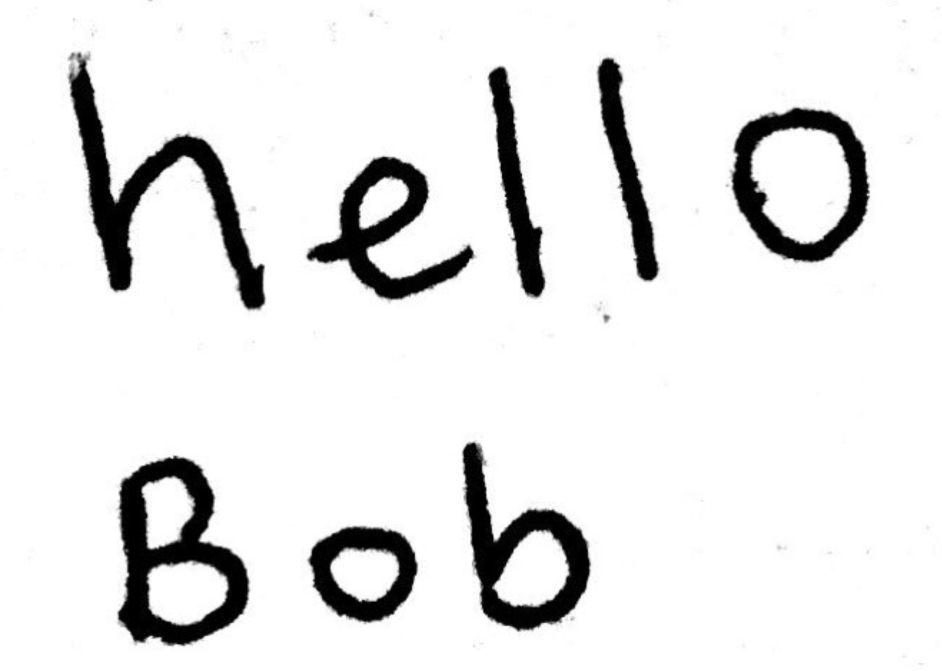
#> input picture Final Stuff copy/helloBob.png, 1884 x 1342 px, found by its file name (shown at 1/2 size)
$ python 'TP_openCV copy.py'   (older library calls are emulated)
#> lines starting #> are read from the running program, lines starting #| are printed output that depends on the picture; after the words box and inside, x2 and y2 are one past the last pixel; in counts of white or black regions, pixels touching at a corner belong together
from PIL import Image
import numpy as np
import pandas as pd
import pickle

############################################################################################
# plan:
#   √  get rid of all starting rows with only 1s
#   √  go through every row and look for a row with all 1s (after clearing all starting rows)
#   √  split all prev rows (with 0s) into a different array
#   √  keep repeating these steps until you isolate every line
#
#   √  get rid of all starting cols with only 1s
#   √  go through every col and look for a col with all 1s (after clearing all starting cols)
#   √  split all prev cols (with 0s) into a different array
#   √  keep repeating these steps until you isolate every letter
#   resize and fix letters to match with training set of neural net
#   feed the letters (in order into the neural net)
#
# To figure out later: how to make the letters straight
#                      how to clean up the image (no stray/grey marks and make greyscale)
#                        --> This is only really needed for people who just want a cleaner image returned
############################################################################################
#tutorial for image processing here (tells how to open images with PIL): https://note.nkmk.me/en/python-numpy-image-processing/

'''
#gets rid of transparency values (takes a really long time and is (maybe0 not really needed)
nonTransparent = np.array([])
count = 0
if (len(pic[0][0])) == 4:
    for row in pic:
        print("working... ",920-count)
        newRow = np.array([])
        for col in pic:
            newCol = pd.DataFrame(col)
            newCol = np.array(newCol.drop(newCol.columns[-1],axis=1))
            #for rgb in col:
                #np.append(newCol, rgb[:-1])
            np.append(newRow, newCol)
        np.append(nonTransparent, newRow)
        count+=1
pic = nonTransparent

#to clean up:
#keep going through lists until you hit a list made of ints
#then go through every int and if the avg of the ints in that list is not less than 130(about 255/2),
# make all the elem in the list = 255 otherwise, make all elem 0

#cleanedPic = Image.fromarray(pic.astype(np.uint8))
#cleanedPic.save('abc2.png')
'''
#this makes the image into a 2d Array of 1s and 0s where 1 is a white space and 0 is a black space
#maybe to clean up the image, convert to binary like this and then convert back to rgb and make png
def makeBinary(pic):
    binPic = []
    for row in pic:
        ncol = []
        for col in row:
            if col[0] >= 100:
                ncol.append(1)
            else:
                ncol.append(0)
        binPic.append(ncol)
#> after the loop, binPic = 1342 items
    return np.array(binPic)
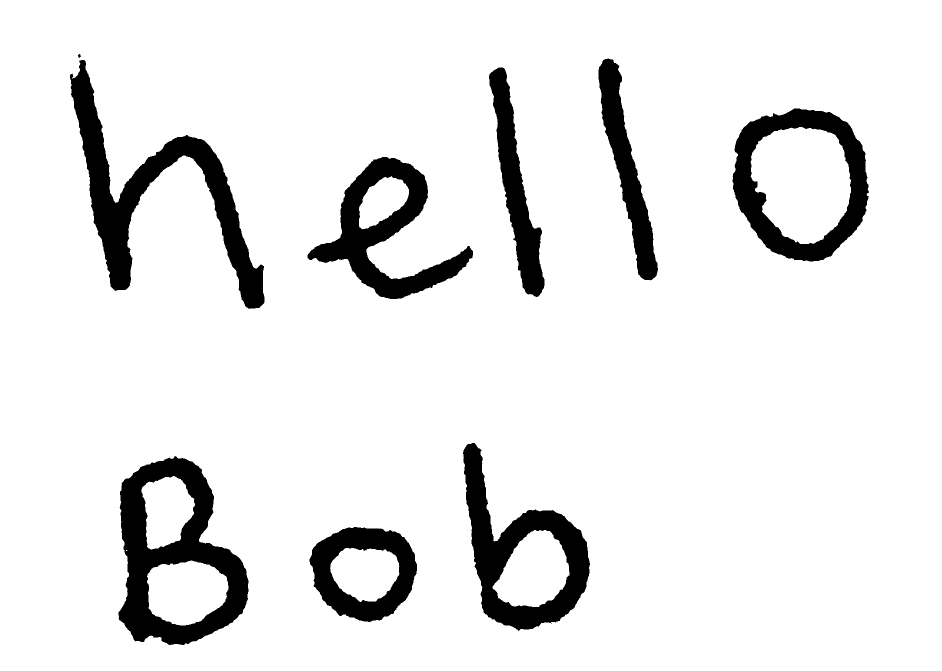
#> returned value: shape (1342, 1884) int64 (shown at 1/2 size); values 0 (black) and 1 (white), 90.8% white; 9 black regions, largest, box (x1, y1, x2, y2) and area: (237, 912, 497, 1290) 42819, (140, 120, 529, 618) 42677, (926, 886, 1180, 1262) 33053

def getRidOfEmptyStartRows(img):
    i=0
    while i < img.shape[0]:
        if 0 in img[i]:
            return img[i:]
        i+=1
#> after the loop, i = 108
    return np.array([])

#makes the height of the letter similar to the height of the training data
def resize (letter):
    resizeTo = 30
    #this is resizing the height
    toSkip = letter.shape[0]//resizeTo
    corrHeightPic = []
    i=0
    while i < letter.shape[0]:
        corrHeightPic.append(letter[i])
        i+= toSkip
    letter = np.array(corrHeightPic)
    #this is resizing the width
    i=0
    toDrop = []
    while i < letter.shape[1]:
        if i%toSkip!=0:
            toDrop.append(i)
        i+= 1
    letter = pd.DataFrame(letter)
    letter = np.array(letter.drop(letter.columns[toDrop],axis=1))
    #this is adding back the white space around each letter to make it 128 by 128
    addToLeft = (128 - letter.shape[1])//2
    left = np.ones((addToLeft, letter.shape[0]), dtype=int)
    letter = np.concatenate((left.T, letter), axis=1)
    addToRight = 128 - letter.shape[1]
    right = np.ones((addToRight, letter.shape[0]), dtype=int)
    letter = np.concatenate((letter, right.T), axis=1)

    addToTop = (128 - letter.shape[0])//2
    top = np.ones((addToTop, letter.shape[1]), dtype=int)
    letter = np.concatenate((top, letter), axis=0)
    addToBottom = 128 - letter.shape[0]
    bottom = np.ones((addToBottom, letter.shape[1]), dtype=int)
    letter = np.concatenate((letter, bottom), axis=0)
    return letter

def getRidOfEmptyStartCols(line):
    line = pd.DataFrame(line)
    i = 0
    for (name, col) in line.iteritems():
        col = np.array(col)
        if 0 in col:
            return np.array(line.drop(line.columns[range(i)],axis=1))
        i+=1
    return np.array([])

def getLettersFromLine(line, letters):
    if len(line) == 0:
        return letters
    else:
        line = pd.DataFrame(getRidOfEmptyStartCols(line))
        i = 0
        for (name, col) in line.iteritems():
            col = np.array(col)
            if 0 not in col:
                letterCols = list(range(i))
                nonLetterCols = list(range(i, len(line.columns)))
                letter = np.array(line.drop(line.columns[nonLetterCols],axis=1))
                if letter.shape[1] >= 20:
                    letters.append(resize(letter))
                newLine = line.drop(line.columns[letterCols],axis=1)
                return getLettersFromLine(np.array(newLine), letters)
            i+=1

def getLines(image, lines):
    if image.size != 0:
        image = getRidOfEmptyStartRows(image)
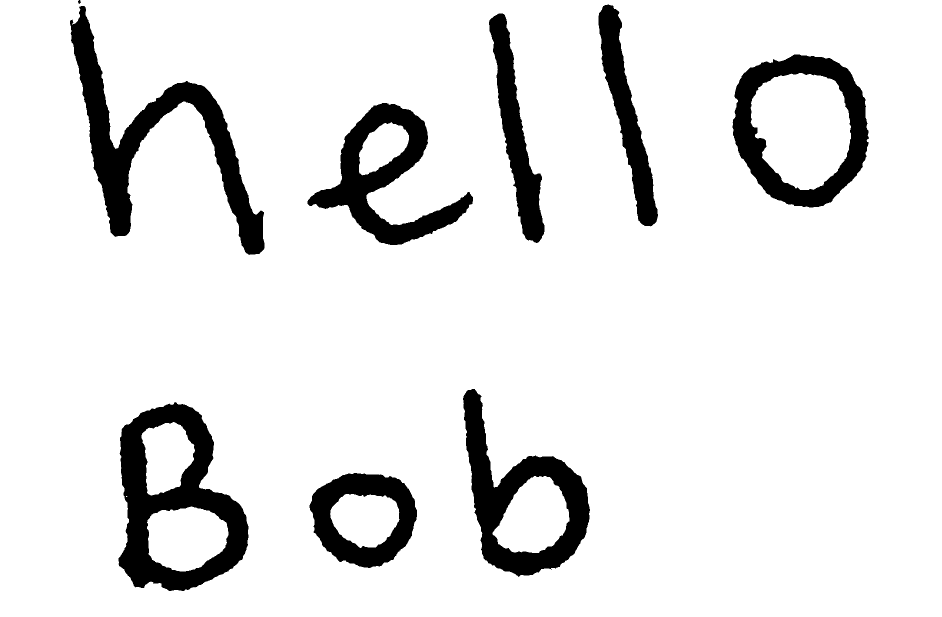
#> image: shape (1234, 1884) int64 (shown at 1/2 size); values 0 (black) and 1 (white), 90% white; 9 black regions, largest, box (x1, y1, x2, y2) and area: (237, 804, 497, 1182) 42819, (140, 12, 529, 510) 42677, (926, 778, 1180, 1154) 33053
        i = 0
        for row in image:
            if 0 not in row:
                line = image[:i]
                if line.shape[0] >= 20:
                    lines.append(line)
                restOfLines = image[i:]
                return getLines(restOfLines, lines)
            i+=1
#> this loop made 9 passes
#> i on passes 1 to 9: 1, 2, 3, 4, 5, 6, 7, 8, 126
    return lines

def flatten(arr):
    newArr = []
    for l in arr: #this is to flatten the array
        newArr.extend(l)
    return pd.DataFrame(newArr)

def getAllLetters(imageName):
    pic = np.array(Image.open(imageName), np.int)
    binPic = makeBinary(pic)
    lines = getLines(binPic, [])
    allLetters = []
    for line in lines:
        allLetters.append(getLettersFromLine(line, []))
#> this loop made 2 passes
#> pass 1, in resize, `letter = np.array(corrHeightPic)`:
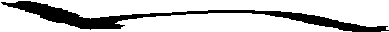
#> letter: shape (32, 389) int64; values 0 (black) and 1 (white), 78.5% white; 1 black region, box (x1, y1, x2, y2) and area: (1, 1, 389, 32) 2677
#> pass 1, in resize, `letter = np.array(letter.drop(letter.columns[toDrop],axis=1))`:
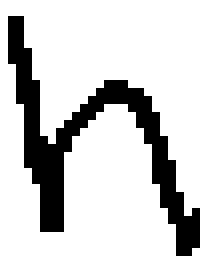
#> letter: shape (32, 25) int64 (shown 8 times larger); values 0 (black) and 1 (white), 79.5% white; black in thin lines or dots
#> pass 1, in resize, `letter = np.concatenate((left.T, letter), axis=1)`:
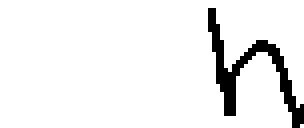
#> letter: shape (32, 76) int64 (shown 4 times larger); values 0 (black) and 1 (white), 93.3% white; black in thin lines or dots, all inside (x1, y1, x2, y2) = (52, 2, 76, 32)
#> pass 1, in resize, `letter = np.concatenate((letter, right.T), axis=1)`:
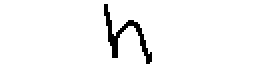
#> letter: shape (32, 128) int64 (shown 2 times larger); values 0 (black) and 1 (white), 96% white; black in thin lines or dots, all inside (x1, y1, x2, y2) = (52, 2, 76, 32)
    for l in allLetters:
        for letters in l:
            print(letters.shape)
            np.savetxt('test.csv', letters, delimiter=',')
    return allLetters

real = 'helloBob.png'
print("This code complies! :)")
getAllLetters(real)

$ run again, with Final Stuff copy/abc.png copied over Final Stuff copy/helloBob.png
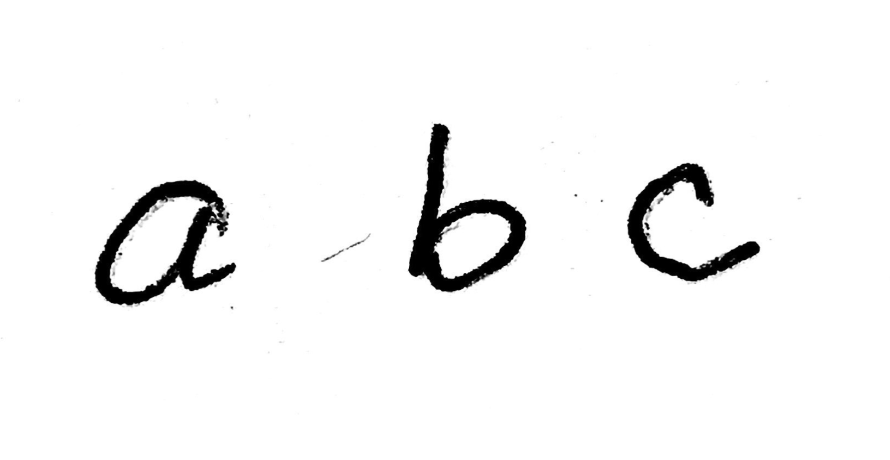
#> input picture Final Stuff copy/abc.png, 1780 x 920 px, found by its file name (shown at 1/2 size)
#> after the loop in makeBinary, `for row in pic:`: binPic = 920 items
#> in makeBinary, `return np.array(binPic)`:
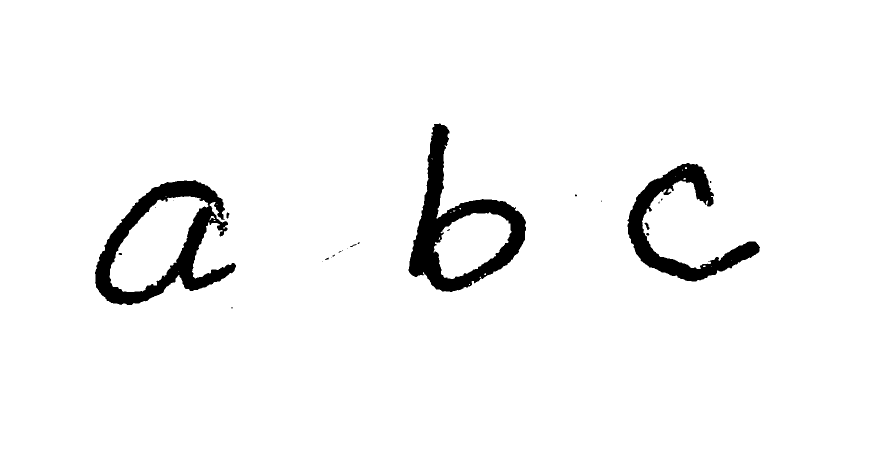
#> returned value: shape (920, 1780) int64 (shown at 1/2 size); values 0 (black) and 1 (white), 96.2% white; 25 black regions (17 under 20 px), largest, box (x1, y1, x2, y2) and area: (817, 247, 1052, 584) 23022, (190, 360, 472, 610) 22185, (1255, 326, 1520, 563) 16137
#> after the loop in getRidOfEmptyStartRows, `while i < img.shape[0]:`: i = 247
#> image: shape (673, 1780) int64; values 0 (black) and 1 (white), 94.9% white; 25 black regions (17 under 20 px), largest, box (x1, y1, x2, y2) and area: (817, 0, 1052, 337) 23022, (190, 113, 472, 363) 22185, (1255, 79, 1520, 316) 16137
#> after the loop in getLines, `for row in image:`: i = 363; lines = 1 item
#> the loop in getAllLetters, `for line in lines:` made 1 pass
#> pass 1, in resize, `letter = np.concatenate((letter, right.T), axis=1)`:
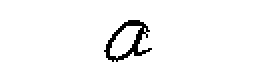
#> letter: shape (31, 128) int64 (shown 2 times larger); values 0 (black) and 1 (white), 96% white; black in thin lines or dots, all inside (x1, y1, x2, y2) = (52, 10, 76, 31)
#> the loop in getAllLetters, `for l in allLetters:` made 1 pass
#| (128, 128)
#| (128, 128)
#| (128, 128)

$ run again, with Final Stuff copy/hello.png copied over Final Stuff copy/helloBob.png
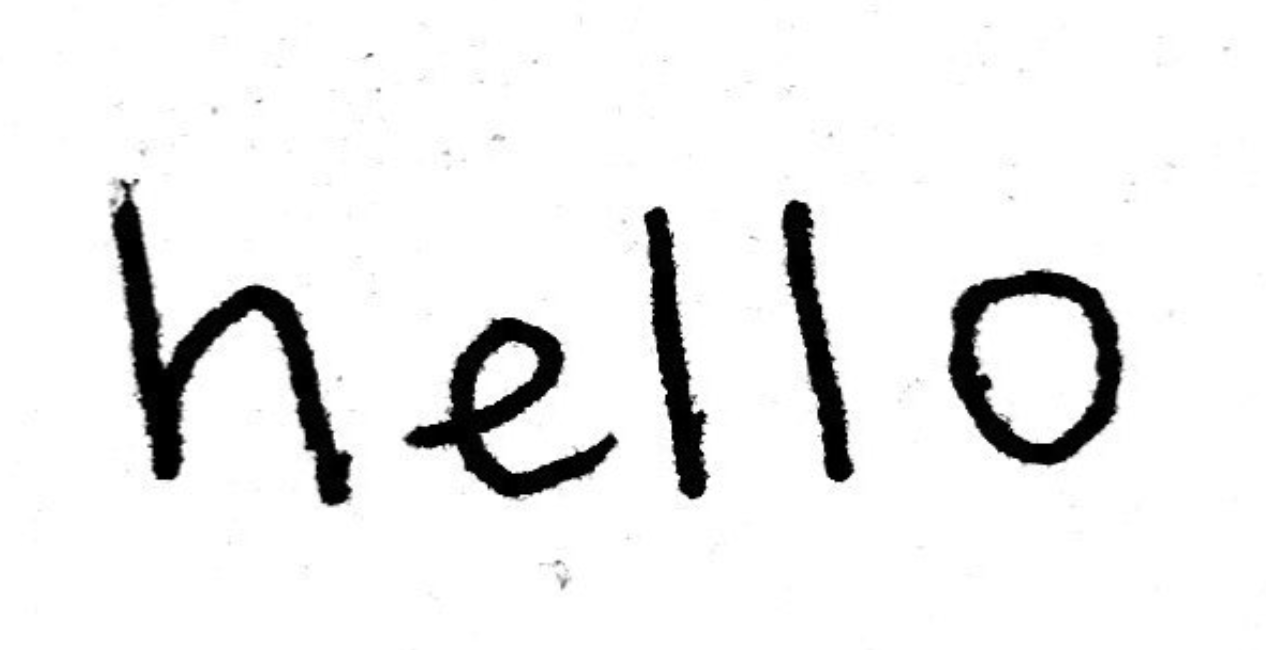
#> input picture Final Stuff copy/hello.png, 1266 x 650 px, found by its file name
#> after the loop in makeBinary, `for row in pic:`: binPic = 650 items
#> in makeBinary, `return np.array(binPic)`:
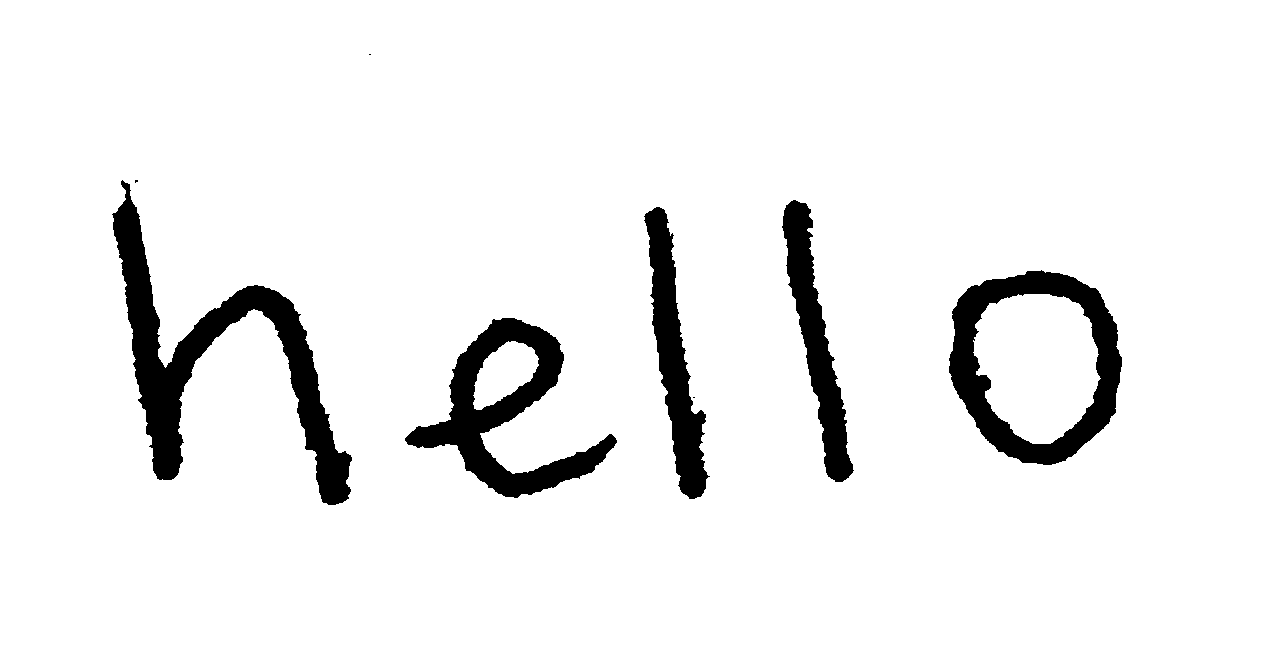
#> returned value: shape (650, 1266) int64; values 0 (black) and 1 (white), 93.3% white; 8 black regions (3 under 20 px), largest, box (x1, y1, x2, y2) and area: (112, 180, 352, 505) 17149, (949, 270, 1122, 465) 11756, (405, 318, 617, 498) 11568, (644, 207, 710, 499) 7388, (782, 200, 854, 482) 6913
#> after the loop in getRidOfEmptyStartRows, `while i < img.shape[0]:`: i = 54
#> image: shape (596, 1266) int64; values 0 (black) and 1 (white), 92.7% white; 8 black regions (3 under 20 px), largest, box (x1, y1, x2, y2) and area: (112, 126, 352, 451) 17149, (949, 216, 1122, 411) 11756, (405, 264, 617, 444) 11568, (644, 153, 710, 445) 7388, (782, 146, 854, 428) 6913
#> the loop in getLines, `for row in image:` made 2 passes
#> i on passes 1 to 2: 1, 0
#> after the loop in getLines, `for row in image:`: i = 1; lines = 1 item
#> the loop in getAllLetters, `for line in lines:` made 1 pass
#> pass 1, in resize, `letter = np.concatenate((letter, right.T), axis=1)`:
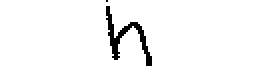
#> letter: shape (33, 128) int64 (shown 2 times larger); values 0 (black) and 1 (white), 96% white; black in thin lines or dots, all inside (x1, y1, x2, y2) = (53, 0, 76, 33)
#> the loop in getAllLetters, `for l in allLetters:` made 1 pass
#| (128, 128)
#| (128, 128)
#| (128, 128)
#| (128, 128)
#| (128, 128)

$ run again, with Final Stuff copy/pr.png copied over Final Stuff copy/helloBob.png
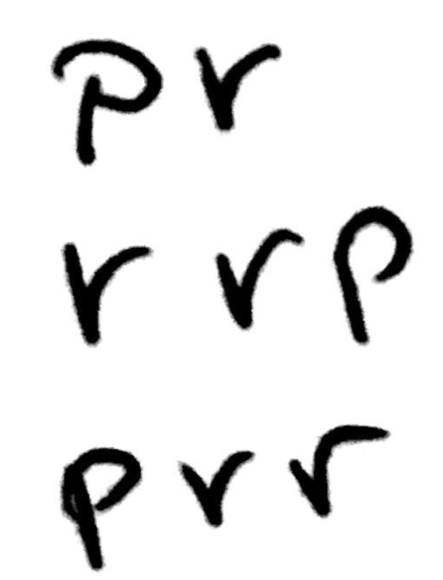
#> input picture Final Stuff copy/pr.png, 886 x 1160 px, found by its file name (shown at 1/2 size)
#> after the loop in makeBinary, `for row in pic:`: binPic = 1160 items
#> in makeBinary, `return np.array(binPic)`:
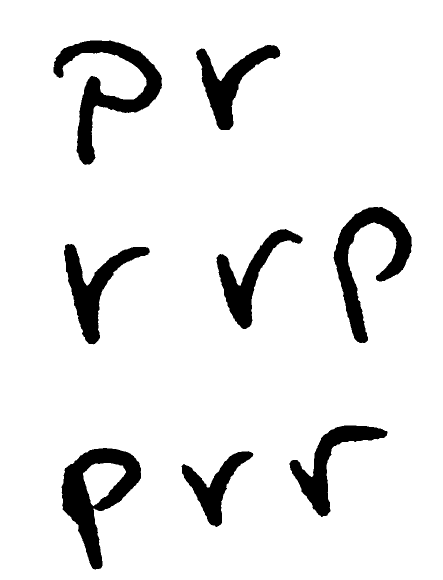
#> returned value: shape (1160, 886) int64 (shown at 1/2 size); values 0 (black) and 1 (white), 91.3% white; 8 black regions, largest, box (x1, y1, x2, y2) and area: (107, 81, 324, 330) 15298, (123, 896, 282, 1139) 15019, (667, 414, 824, 686) 13321
#> after the loop in getRidOfEmptyStartRows, `while i < img.shape[0]:`: i = 81
#> image: shape (1079, 886) int64; values 0 (black) and 1 (white), 90.6% white; 8 black regions, largest, box (x1, y1, x2, y2) and area: (107, 0, 324, 249) 15298, (123, 815, 282, 1058) 15019, (667, 333, 824, 605) 13321
#> after the loop in getLines, `for row in image:`: i = 249; lines = 3 items
#> the loop in getAllLetters, `for line in lines:` made 3 passes
#> pass 1, in resize, `letter = np.concatenate((letter, right.T), axis=1)`:
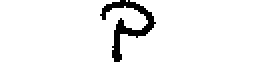
#> letter: shape (32, 128) int64 (shown 2 times larger); values 0 (black) and 1 (white), 94.2% white; 1 black region, box (x1, y1, x2, y2) and area: (50, 0, 78, 31) 239
#> the loop in getAllLetters, `for l in allLetters:` made 3 passes
#| (128, 128)
#| (128, 128)
#| (128, 128)
#| (128, 128)
#| (128, 128)
#| (128, 128)
#> (further printed lines are left out)
